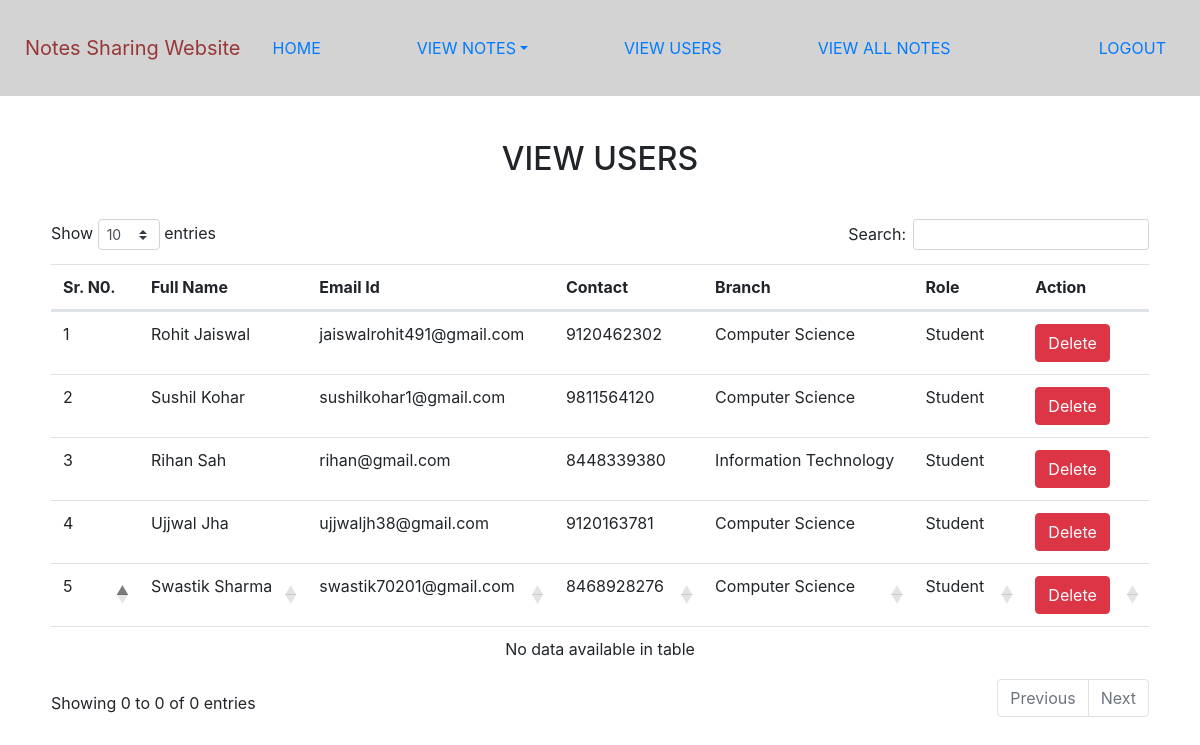
The page /view_users (signed in) on the database as committed earlier.
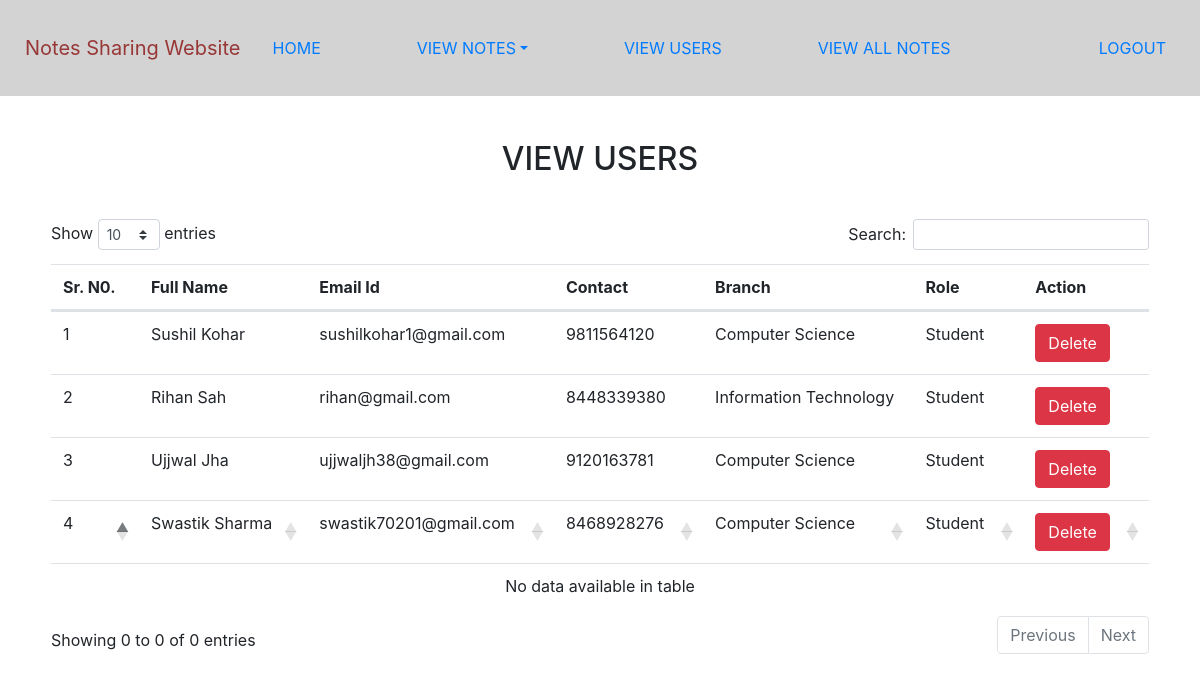
The same page on the database as committed later.
### notes/models.py (models this page shows, shortened)
class Signup(models.Model):
    user = models.ForeignKey(User, on_delete=models.CASCADE)
    contact = models.CharField(max_length=10,null=True)
    branch = models.CharField(max_length=30)
    role = models.CharField(max_length=15)

### notes/views.py (the view)
# urls.py: path('view_users',view_users,name='view_users'),
def view_users(request):
    if not request.user.is_authenticated:
        return redirect('login_admin')
    users = Signup.objects.all()
    d = {'users':users}
    return render(request,'view_users.html',d)

### notes/templates/view_users.html (shortened to what this page needs)
{% extends 'admin_nav.html' %}
{% load static %}
{% block body %}
<link rel="stylesheet" href="https://cdnjs.cloudflare.com/ajax/libs/twitter-bootstrap/4.5.2/css/bootstrap.css">
<link rel="stylesheet" href="https://cdn.datatables.net/1.10.24/css/dataTables.bootstrap4.min.css">
<div class="container mt-5">
    <h2 class="text-center">VIEW USERS</h2>
    <table class="table table=bordered" id="example">
       <thead>
           <tr>
               <th>Sr. N0.</th>
               <th>Full Name</th>
               <th>Email Id</th>
               <th>Contact</th>
               <th>Branch</th>
               <th>Role</th>
               <th>Action</th>
           </tr>
           {% for i in users %}
           <tr>
               <td>{{forloop.counter}}</td>
               <td style="text-transform: capitalize">{{i.user.first_name}} {{i.user.last_name}}</td>
               <td>{{i.user.username}}</td>
               <td>{{i.contact}}</td>
               <td>{{i.branch}}</td>
               <td>{{i.role}}</td>
               <td><a href="{% url 'delete_users' i.user.id %}" class = "btn btn-danger" onclick="return confirm('Are you sure?')">Delete</a></td>
           </tr>
           {% endfor %}
       </thead>
   </table>
</div>
{% endblock %}

Rows that differ between the two databases and show on the page:
removed Signup: user.first_name "Rohit", user.last_name "Jaiswal", user.username "jaiswalrohit491@gmail.com", contact "9120462302", branch "Computer Science", role "Student"
